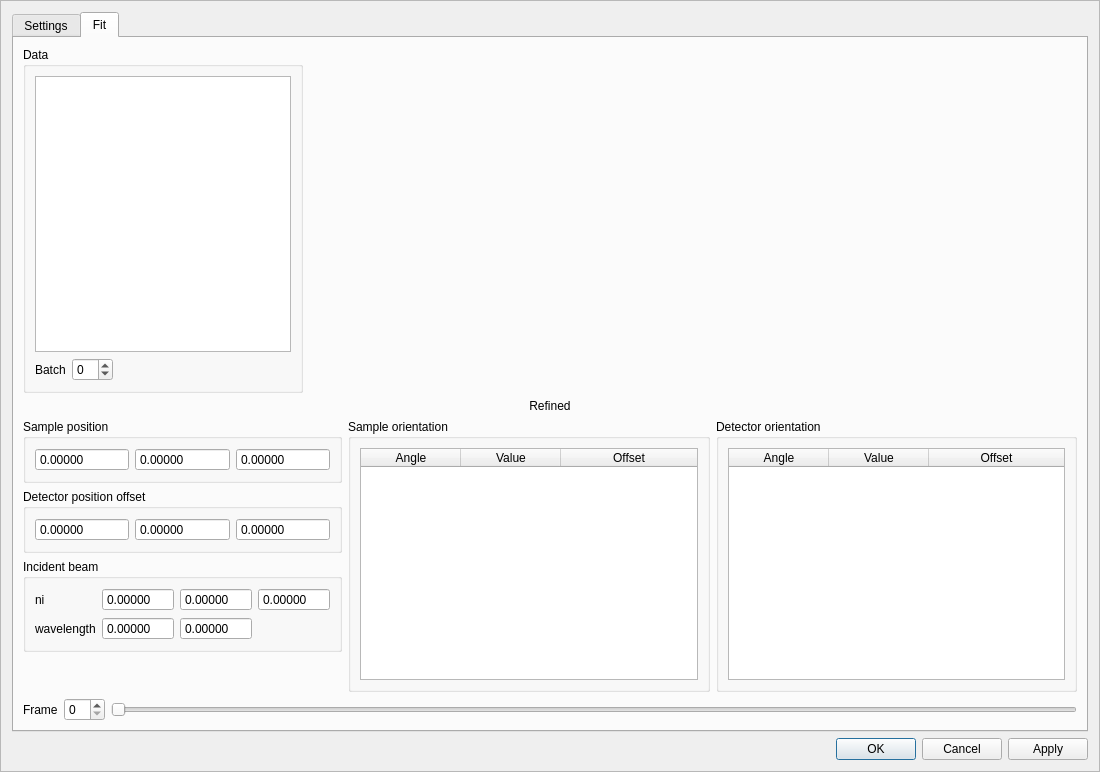
<?xml version="1.0" encoding="UTF-8"?>
<ui version="4.0">
 <class>FrameRefiner</class>
 <widget class="QFrame" name="FrameRefiner">
  <property name="geometry">
   <rect>
    <x>0</x>
    <y>0</y>
    <width>1100</width>
    <height>772</height>
   </rect>
  </property>
  <property name="minimumSize">
   <size>
    <width>1100</width>
    <height>600</height>
   </size>
  </property>
  <property name="windowTitle">
   <string>Frame</string>
  </property>
  <property name="frameShape">
   <enum>QFrame::StyledPanel</enum>
  </property>
  <property name="frameShadow">
   <enum>QFrame::Raised</enum>
  </property>
  <layout class="QVBoxLayout" name="verticalLayout_4">
   <item>
    <widget class="QTabWidget" name="tabWidget">
     <property name="currentIndex">
      <number>1</number>
     </property>
     <widget class="QWidget" name="settings">
      <attribute name="title">
       <string>Settings</string>
      </attribute>
      <layout class="QVBoxLayout" name="verticalLayout_3">
       <item>
        <widget class="PeakTableView" name="peaks"/>
       </item>
       <item>
        <layout class="QVBoxLayout" name="verticalLayout_2">
         <item>
          <widget class="QGroupBox" name="groupBox">
           <property name="title">
            <string>Refinable parameters</string>
           </property>
           <layout class="QVBoxLayout" name="verticalLayout">
            <item>
             <widget class="QCheckBox" name="refine_ub">
              <property name="toolTip">
               <string>&lt;html&gt;&lt;head/&gt;&lt;body&gt;&lt;p&gt;Refine the cell parameters (B matrix) alongside with the U matrix&lt;/p&gt;&lt;/body&gt;&lt;/html&gt;</string>
              </property>
              <property name="text">
               <string>lattice parameters (UB)</string>
              </property>
              <property name="checked">
               <bool>true</bool>
              </property>
             </widget>
            </item>
            <item>
             <widget class="QCheckBox" name="refine_sample_position">
              <property name="toolTip">
               <string>&lt;html&gt;&lt;head/&gt;&lt;body&gt;&lt;p&gt;Refine the sample position (offset according 0,0,0)&lt;/p&gt;&lt;/body&gt;&lt;/html&gt;</string>
              </property>
              <property name="text">
               <string>sample position</string>
              </property>
              <property name="checked">
               <bool>true</bool>
              </property>
             </widget>
            </item>
            <item>
             <widget class="QCheckBox" name="refine_detector_position">
              <property name="toolTip">
               <string>&lt;html&gt;&lt;head/&gt;&lt;body&gt;&lt;p&gt;Refine the detector offsets (according to (0,detector-to-sample-distance,0))&lt;/p&gt;&lt;/body&gt;&lt;/html&gt;</string>
              </property>
              <property name="text">
               <string>detector position</string>
              </property>
             </widget>
            </item>
            <item>
             <widget class="QCheckBox" name="refine_sample_orientation">
              <property name="toolTip">
               <string>&lt;html&gt;&lt;head/&gt;&lt;body&gt;&lt;p&gt;Refine the sample orientation (sample goniometer angles)&lt;/p&gt;&lt;/body&gt;&lt;/html&gt;</string>
              </property>
              <property name="text">
               <string>sample orientation</string>
              </property>
              <property name="checked">
               <bool>true</bool>
              </property>
             </widget>
            </item>
            <item>
             <widget class="QCheckBox" name="refine_ki">
              <property name="toolTip">
               <string>&lt;html&gt;&lt;head/&gt;&lt;body&gt;&lt;p&gt;The direction and norm of the incident beam. By refining the norm of this vector this corresponds to refining the wavelength.&lt;/p&gt;&lt;/body&gt;&lt;/html&gt;</string>
              </property>
              <property name="text">
               <string>ki</string>
              </property>
              <property name="checked">
               <bool>true</bool>
              </property>
             </widget>
            </item>
           </layout>
          </widget>
         </item>
         <item>
          <layout class="QHBoxLayout" name="horizontalLayout">
           <item>
            <widget class="QLabel" name="label">
             <property name="text">
              <string>Maximum number of frames per batch</string>
             </property>
            </widget>
           </item>
           <item>
            <widget class="QSpinBox" name="nframes_per_batch">
             <property name="toolTip">
              <string>&lt;html&gt;&lt;head/&gt;&lt;body&gt;&lt;p&gt;Set the number of frames per data set over which the refined parameters will b constant.&lt;/p&gt;&lt;/body&gt;&lt;/html&gt;</string>
             </property>
             <property name="wrapping">
              <bool>true</bool>
             </property>
             <property name="minimum">
              <number>100</number>
             </property>
             <property name="maximum">
              <number>10000</number>
             </property>
             <property name="value">
              <number>10000</number>
             </property>
            </widget>
           </item>
           <item>
            <spacer name="horizontalSpacer">
             <property name="orientation">
              <enum>Qt::Horizontal</enum>
             </property>
             <property name="sizeHint" stdset="0">
              <size>
               <width>40</width>
               <height>20</height>
              </size>
             </property>
            </spacer>
           </item>
          </layout>
         </item>
        </layout>
       </item>
      </layout>
     </widget>
     <widget class="QWidget" name="fit">
      <attribute name="title">
       <string>Fit</string>
      </attribute>
      <layout class="QVBoxLayout" name="verticalLayout_12">
       <item>
        <layout class="QVBoxLayout" name="verticalLayout_11" stretch="1,0,0">
         <item>
          <layout class="QHBoxLayout" name="horizontalLayout_5" stretch="0,1">
           <item>
            <layout class="QVBoxLayout" name="verticalLayout_6">
             <item>
              <widget class="QGroupBox" name="groupBox_2">
               <property name="title">
                <string>Data</string>
               </property>
               <layout class="QVBoxLayout" name="verticalLayout_5">
                <item>
                 <widget class="QListWidget" name="selected_data">
                  <property name="toolTip">
                   <string>&lt;html&gt;&lt;head/&gt;&lt;body&gt;&lt;p&gt;Select the data for which the cost function shold be inspected.&lt;/p&gt;&lt;/body&gt;&lt;/html&gt;</string>
                  </property>
                 </widget>
                </item>
                <item>
                 <layout class="QHBoxLayout" name="horizontalLayout_6">
                  <item>
                   <widget class="QLabel" name="label_2">
                    <property name="text">
                     <string>Batch</string>
                    </property>
                   </widget>
                  </item>
                  <item>
                   <widget class="QSpinBox" name="selected_batch">
                    <property name="toolTip">
                     <string>&lt;html&gt;&lt;head/&gt;&lt;body&gt;&lt;p&gt;Select the batch for which the cost function and the offsets should be inspected.&lt;/p&gt;&lt;/body&gt;&lt;/html&gt;</string>
                    </property>
                    <property name="wrapping">
                     <bool>true</bool>
                    </property>
                    <property name="readOnly">
                     <bool>false</bool>
                    </property>
                    <property name="buttonSymbols">
                     <enum>QAbstractSpinBox::UpDownArrows</enum>
                    </property>
                   </widget>
                  </item>
                  <item>
                   <spacer name="horizontalSpacer_2">
                    <property name="orientation">
                     <enum>Qt::Horizontal</enum>
                    </property>
                    <property name="sizeHint" stdset="0">
                     <size>
                      <width>40</width>
                      <height>20</height>
                     </size>
                    </property>
                   </spacer>
                  </item>
                 </layout>
                </item>
               </layout>
              </widget>
             </item>
            </layout>
           </item>
           <item>
            <widget class="SXPlot" name="plot" native="true"/>
           </item>
          </layout>
         </item>
         <item>
          <widget class="QLabel" name="refined">
           <property name="text">
            <string>Refined</string>
           </property>
           <property name="alignment">
            <set>Qt::AlignCenter</set>
           </property>
          </widget>
         </item>
         <item>
          <layout class="QHBoxLayout" name="horizontalLayout_4">
           <item>
            <layout class="QVBoxLayout" name="verticalLayout_10">
             <item>
              <widget class="QGroupBox" name="groupBox_4">
               <property name="title">
                <string>Sample position</string>
               </property>
               <layout class="QHBoxLayout" name="horizontalLayout_2">
                <item>
                 <widget class="QDoubleSpinBox" name="sample_position_x">
                  <property name="readOnly">
                   <bool>true</bool>
                  </property>
                  <property name="buttonSymbols">
                   <enum>QAbstractSpinBox::NoButtons</enum>
                  </property>
                  <property name="decimals">
                   <number>5</number>
                  </property>
                  <property name="minimum">
                   <double>-100.000000000000000</double>
                  </property>
                  <property name="maximum">
                   <double>100.000000000000000</double>
                  </property>
                  <property name="singleStep">
                   <double>0.000010000000000</double>
                  </property>
                 </widget>
                </item>
                <item>
                 <widget class="QDoubleSpinBox" name="sample_position_y">
                  <property name="readOnly">
                   <bool>true</bool>
                  </property>
                  <property name="buttonSymbols">
                   <enum>QAbstractSpinBox::NoButtons</enum>
                  </property>
                  <property name="decimals">
                   <number>5</number>
                  </property>
                  <property name="minimum">
                   <double>-100.000000000000000</double>
                  </property>
                  <property name="maximum">
                   <double>100.000000000000000</double>
                  </property>
                  <property name="singleStep">
                   <double>0.000010000000000</double>
                  </property>
                 </widget>
                </item>
                <item>
                 <widget class="QDoubleSpinBox" name="sample_position_z">
                  <property name="readOnly">
                   <bool>true</bool>
                  </property>
                  <property name="buttonSymbols">
                   <enum>QAbstractSpinBox::NoButtons</enum>
                  </property>
                  <property name="decimals">
                   <number>5</number>
                  </property>
                  <property name="minimum">
                   <double>-100.000000000000000</double>
                  </property>
                  <property name="maximum">
                   <double>100.000000000000000</double>
                  </property>
                  <property name="singleStep">
                   <double>0.000010000000000</double>
                  </property>
                 </widget>
                </item>
               </layout>
              </widget>
             </item>
             <item>
              <widget class="QGroupBox" name="groupBox_3">
               <property name="title">
                <string>Detector position offset</string>
               </property>
               <layout class="QHBoxLayout" name="horizontalLayout_3">
                <item>
                 <widget class="QDoubleSpinBox" name="detector_position_offset_x">
                  <property name="toolTip">
                   <string>&lt;html&gt;&lt;head/&gt;&lt;body&gt;&lt;p&gt;The refined detector position offset in x.&lt;/p&gt;&lt;/body&gt;&lt;/html&gt;</string>
                  </property>
                  <property name="readOnly">
                   <bool>true</bool>
                  </property>
                  <property name="buttonSymbols">
                   <enum>QAbstractSpinBox::NoButtons</enum>
                  </property>
                  <property name="decimals">
                   <number>5</number>
                  </property>
                  <property name="minimum">
                   <double>-100.000000000000000</double>
                  </property>
                  <property name="maximum">
                   <double>100.000000000000000</double>
                  </property>
                  <property name="singleStep">
                   <double>0.000010000000000</double>
                  </property>
                 </widget>
                </item>
                <item>
                 <widget class="QDoubleSpinBox" name="detector_position_offset_y">
                  <property name="toolTip">
                   <string>&lt;html&gt;&lt;head/&gt;&lt;body&gt;&lt;p&gt;The refined detector position offset in y.&lt;/p&gt;&lt;/body&gt;&lt;/html&gt;</string>
                  </property>
                  <property name="readOnly">
                   <bool>true</bool>
                  </property>
                  <property name="buttonSymbols">
                   <enum>QAbstractSpinBox::NoButtons</enum>
                  </property>
                  <property name="decimals">
                   <number>5</number>
                  </property>
                  <property name="minimum">
                   <double>-100.000000000000000</double>
                  </property>
                  <property name="maximum">
                   <double>100.000000000000000</double>
                  </property>
                  <property name="singleStep">
                   <double>0.000010000000000</double>
                  </property>
                 </widget>
                </item>
                <item>
                 <widget class="QDoubleSpinBox" name="detector_position_offset_z">
                  <property name="toolTip">
                   <string>&lt;html&gt;&lt;head/&gt;&lt;body&gt;&lt;p&gt;The refined detector position offset in z.&lt;/p&gt;&lt;/body&gt;&lt;/html&gt;</string>
                  </property>
                  <property name="readOnly">
                   <bool>true</bool>
                  </property>
                  <property name="buttonSymbols">
                   <enum>QAbstractSpinBox::NoButtons</enum>
                  </property>
                  <property name="decimals">
                   <number>5</number>
                  </property>
                  <property name="minimum">
                   <double>-100.000000000000000</double>
                  </property>
                  <property name="maximum">
                   <double>100.000000000000000</double>
                  </property>
                  <property name="singleStep">
                   <double>0.000010000000000</double>
                  </property>
                 </widget>
                </item>
               </layout>
              </widget>
             </item>
             <item>
              <widget class="QGroupBox" name="groupBox_5">
               <property name="title">
                <string>Incident beam</string>
               </property>
               <layout class="QGridLayout" name="gridLayout">
                <item row="0" column="0">
                 <widget class="QLabel" name="label_4">
                  <property name="text">
                   <string>ni</string>
                  </property>
                 </widget>
                </item>
                <item row="0" column="1">
                 <widget class="QDoubleSpinBox" name="ni_x">
                  <property name="toolTip">
                   <string>&lt;html&gt;&lt;head/&gt;&lt;body&gt;&lt;p&gt;The refined incident beam in x.&lt;/p&gt;&lt;/body&gt;&lt;/html&gt;</string>
                  </property>
                  <property name="readOnly">
                   <bool>true</bool>
                  </property>
                  <property name="buttonSymbols">
                   <enum>QAbstractSpinBox::NoButtons</enum>
                  </property>
                  <property name="decimals">
                   <number>5</number>
                  </property>
                  <property name="minimum">
                   <double>-100.000000000000000</double>
                  </property>
                  <property name="maximum">
                   <double>100.000000000000000</double>
                  </property>
                  <property name="singleStep">
                   <double>0.000010000000000</double>
                  </property>
                 </widget>
                </item>
                <item row="0" column="2">
                 <widget class="QDoubleSpinBox" name="ni_y">
                  <property name="toolTip">
                   <string>&lt;html&gt;&lt;head/&gt;&lt;body&gt;&lt;p&gt;The refined incident beam in y.&lt;/p&gt;&lt;/body&gt;&lt;/html&gt;</string>
                  </property>
                  <property name="readOnly">
                   <bool>true</bool>
                  </property>
                  <property name="buttonSymbols">
                   <enum>QAbstractSpinBox::NoButtons</enum>
                  </property>
                  <property name="decimals">
                   <number>5</number>
                  </property>
                  <property name="minimum">
                   <double>-100.000000000000000</double>
                  </property>
                  <property name="maximum">
                   <double>100.000000000000000</double>
                  </property>
                  <property name="singleStep">
                   <double>0.000010000000000</double>
                  </property>
                 </widget>
                </item>
                <item row="0" column="3">
                 <widget class="QDoubleSpinBox" name="ni_z">
                  <property name="toolTip">
                   <string>&lt;html&gt;&lt;head/&gt;&lt;body&gt;&lt;p&gt;The refined incident beam in z.&lt;/p&gt;&lt;/body&gt;&lt;/html&gt;</string>
                  </property>
                  <property name="readOnly">
                   <bool>true</bool>
                  </property>
                  <property name="buttonSymbols">
                   <enum>QAbstractSpinBox::NoButtons</enum>
                  </property>
                  <property name="decimals">
                   <number>5</number>
                  </property>
                  <property name="minimum">
                   <double>-100.000000000000000</double>
                  </property>
                  <property name="maximum">
                   <double>100.000000000000000</double>
                  </property>
                  <property name="singleStep">
                   <double>0.000010000000000</double>
                  </property>
                 </widget>
                </item>
                <item row="1" column="0">
                 <widget class="QLabel" name="label_5">
                  <property name="text">
                   <string>wavelength</string>
                  </property>
                 </widget>
                </item>
                <item row="1" column="1">
                 <widget class="QDoubleSpinBox" name="wavelength">
                  <property name="toolTip">
                   <string>&lt;html&gt;&lt;head/&gt;&lt;body&gt;&lt;p&gt;The wavelength set in the metadata&lt;/p&gt;&lt;/body&gt;&lt;/html&gt;</string>
                  </property>
                  <property name="readOnly">
                   <bool>true</bool>
                  </property>
                  <property name="buttonSymbols">
                   <enum>QAbstractSpinBox::NoButtons</enum>
                  </property>
                  <property name="decimals">
                   <number>5</number>
                  </property>
                  <property name="minimum">
                   <double>-100.000000000000000</double>
                  </property>
                  <property name="maximum">
                   <double>100.000000000000000</double>
                  </property>
                  <property name="singleStep">
                   <double>0.000010000000000</double>
                  </property>
                 </widget>
                </item>
                <item row="1" column="2">
                 <widget class="QDoubleSpinBox" name="wavelength_offset">
                  <property name="toolTip">
                   <string>&lt;html&gt;&lt;head/&gt;&lt;body&gt;&lt;p&gt;The refined wavelength offset&lt;/p&gt;&lt;/body&gt;&lt;/html&gt;</string>
                  </property>
                  <property name="readOnly">
                   <bool>true</bool>
                  </property>
                  <property name="buttonSymbols">
                   <enum>QAbstractSpinBox::NoButtons</enum>
                  </property>
                  <property name="decimals">
                   <number>5</number>
                  </property>
                  <property name="minimum">
                   <double>-100.000000000000000</double>
                  </property>
                  <property name="maximum">
                   <double>100.000000000000000</double>
                  </property>
                  <property name="singleStep">
                   <double>0.000010000000000</double>
                  </property>
                 </widget>
                </item>
               </layout>
              </widget>
             </item>
             <item>
              <spacer name="verticalSpacer">
               <property name="orientation">
                <enum>Qt::Vertical</enum>
               </property>
               <property name="sizeHint" stdset="0">
                <size>
                 <width>20</width>
                 <height>40</height>
                </size>
               </property>
              </spacer>
             </item>
            </layout>
           </item>
           <item>
            <widget class="QGroupBox" name="groupBox_6">
             <property name="title">
              <string>Sample orientation</string>
             </property>
             <layout class="QVBoxLayout" name="verticalLayout_8">
              <item>
               <widget class="QTableWidget" name="sample_orientation">
                <property name="toolTip">
                 <string>&lt;html&gt;&lt;head/&gt;&lt;body&gt;&lt;p&gt;The refined offsets for the sample goniometer angles.&lt;/p&gt;&lt;/body&gt;&lt;/html&gt;</string>
                </property>
                <property name="verticalScrollBarPolicy">
                 <enum>Qt::ScrollBarAlwaysOff</enum>
                </property>
                <property name="horizontalScrollBarPolicy">
                 <enum>Qt::ScrollBarAlwaysOff</enum>
                </property>
                <property name="sizeAdjustPolicy">
                 <enum>QAbstractScrollArea::AdjustToContents</enum>
                </property>
                <property name="autoScroll">
                 <bool>false</bool>
                </property>
                <property name="editTriggers">
                 <set>QAbstractItemView::NoEditTriggers</set>
                </property>
                <property name="columnCount">
                 <number>3</number>
                </property>
                <attribute name="horizontalHeaderStretchLastSection">
                 <bool>true</bool>
                </attribute>
                <attribute name="verticalHeaderVisible">
                 <bool>false</bool>
                </attribute>
                <column>
                 <property name="text">
                  <string>Angle</string>
                 </property>
                </column>
                <column>
                 <property name="text">
                  <string>Value</string>
                 </property>
                </column>
                <column>
                 <property name="text">
                  <string>Offset</string>
                 </property>
                </column>
               </widget>
              </item>
             </layout>
            </widget>
           </item>
           <item>
            <widget class="QGroupBox" name="groupBox_7">
             <property name="title">
              <string>Detector orientation</string>
             </property>
             <layout class="QVBoxLayout" name="verticalLayout_9">
              <item>
               <widget class="QTableWidget" name="detector_orientation">
                <property name="toolTip">
                 <string>&lt;html&gt;&lt;head/&gt;&lt;body&gt;&lt;p&gt;The refined offsets for the detector goniometer angles.&lt;/p&gt;&lt;/body&gt;&lt;/html&gt;</string>
                </property>
                <property name="verticalScrollBarPolicy">
                 <enum>Qt::ScrollBarAlwaysOff</enum>
                </property>
                <property name="horizontalScrollBarPolicy">
                 <enum>Qt::ScrollBarAlwaysOff</enum>
                </property>
                <property name="sizeAdjustPolicy">
                 <enum>QAbstractScrollArea::AdjustToContents</enum>
                </property>
                <property name="autoScroll">
                 <bool>false</bool>
                </property>
                <property name="editTriggers">
                 <set>QAbstractItemView::NoEditTriggers</set>
                </property>
                <attribute name="horizontalHeaderStretchLastSection">
                 <bool>true</bool>
                </attribute>
                <attribute name="verticalHeaderVisible">
                 <bool>false</bool>
                </attribute>
                <column>
                 <property name="text">
                  <string>Angle</string>
                 </property>
                </column>
                <column>
                 <property name="text">
                  <string>Value</string>
                 </property>
                </column>
                <column>
                 <property name="text">
                  <string>Offset</string>
                 </property>
                </column>
               </widget>
              </item>
             </layout>
            </widget>
           </item>
          </layout>
         </item>
        </layout>
       </item>
       <item>
        <layout class="QHBoxLayout" name="horizontalLayout_7">
         <item>
          <widget class="QLabel" name="label_3">
           <property name="text">
            <string>Frame</string>
           </property>
          </widget>
         </item>
         <item>
          <widget class="QSpinBox" name="selected_frame">
           <property name="toolTip">
            <string>&lt;html&gt;&lt;head/&gt;&lt;body&gt;&lt;p&gt;Select the frame for which the cost function and offsets shou&lt;/p&gt;&lt;p&gt;ld be inspected.&lt;/p&gt;&lt;/body&gt;&lt;/html&gt;</string>
           </property>
          </widget>
         </item>
         <item>
          <widget class="QSlider" name="selected_frame_slider">
           <property name="toolTip">
            <string>&lt;html&gt;&lt;head/&gt;&lt;body&gt;&lt;p&gt;Select the frame for which the cost function and offsets shou&lt;/p&gt;&lt;p&gt;ld be inspected.&lt;/p&gt;&lt;/body&gt;&lt;/html&gt;</string>
           </property>
           <property name="orientation">
            <enum>Qt::Horizontal</enum>
           </property>
          </widget>
         </item>
        </layout>
       </item>
      </layout>
     </widget>
    </widget>
   </item>
   <item>
    <widget class="QDialogButtonBox" name="actions">
     <property name="standardButtons">
      <set>QDialogButtonBox::Apply|QDialogButtonBox::Cancel|QDialogButtonBox::Ok</set>
     </property>
    </widget>
   </item>
  </layout>
 </widget>
 <customwidgets>
  <customwidget>
   <class>PeakTableView</class>
   <extends>QTableView</extends>
   <header>PeakTableView.h</header>
  </customwidget>
  <customwidget>
   <class>SXPlot</class>
   <extends>QWidget</extends>
   <header>plot/SXPlot.h</header>
   <container>1</container>
  </customwidget>
 </customwidgets>
 <resources/>
 <connections/>
</ui>
